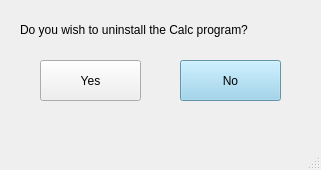
<?xml version="1.0" encoding="UTF-8"?>
<ui version="4.0">
 <class>MainWindow</class>
 <widget class="QMainWindow" name="MainWindow">
  <property name="geometry">
   <rect>
    <x>0</x>
    <y>0</y>
    <width>321</width>
    <height>170</height>
   </rect>
  </property>
  <property name="windowTitle">
   <string>Calc Uninstaller</string>
  </property>
  <widget class="QWidget" name="centralwidget">
   <widget class="QLabel" name="label">
    <property name="geometry">
     <rect>
      <x>20</x>
      <y>20</y>
      <width>291</width>
      <height>20</height>
     </rect>
    </property>
    <property name="text">
     <string>Do you wish to uninstall the Calc program?</string>
    </property>
   </widget>
   <widget class="QPushButton" name="no">
    <property name="geometry">
     <rect>
      <x>180</x>
      <y>60</y>
      <width>101</width>
      <height>41</height>
     </rect>
    </property>
    <property name="styleSheet">
     <string notr="true">background-color: rgb(142, 206, 235);</string>
    </property>
    <property name="text">
     <string>No</string>
    </property>
   </widget>
   <widget class="QPushButton" name="yes">
    <property name="geometry">
     <rect>
      <x>40</x>
      <y>60</y>
      <width>101</width>
      <height>41</height>
     </rect>
    </property>
    <property name="text">
     <string>Yes</string>
    </property>
   </widget>
  </widget>
  <widget class="QMenuBar" name="menubar">
   <property name="geometry">
    <rect>
     <x>0</x>
     <y>0</y>
     <width>321</width>
     <height>23</height>
    </rect>
   </property>
  </widget>
  <widget class="QStatusBar" name="statusbar"/>
 </widget>
 <resources/>
 <connections/>
</ui>
